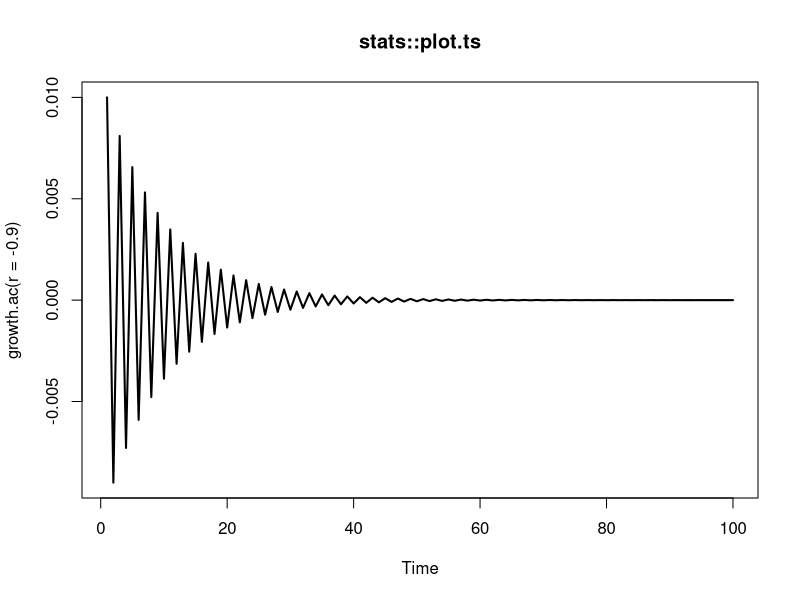
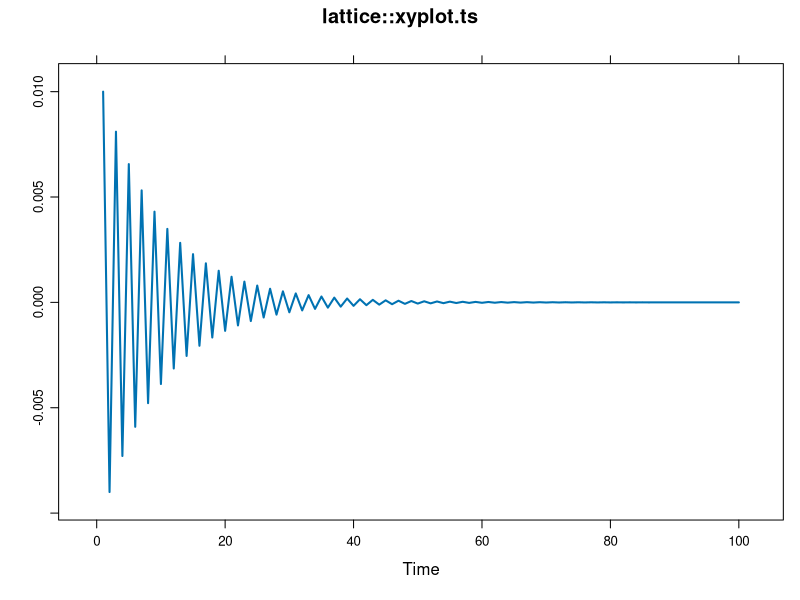
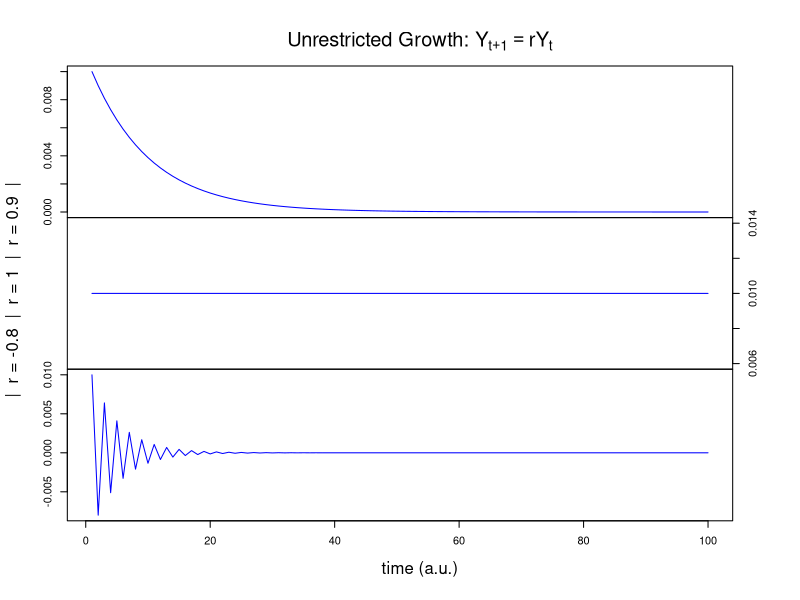
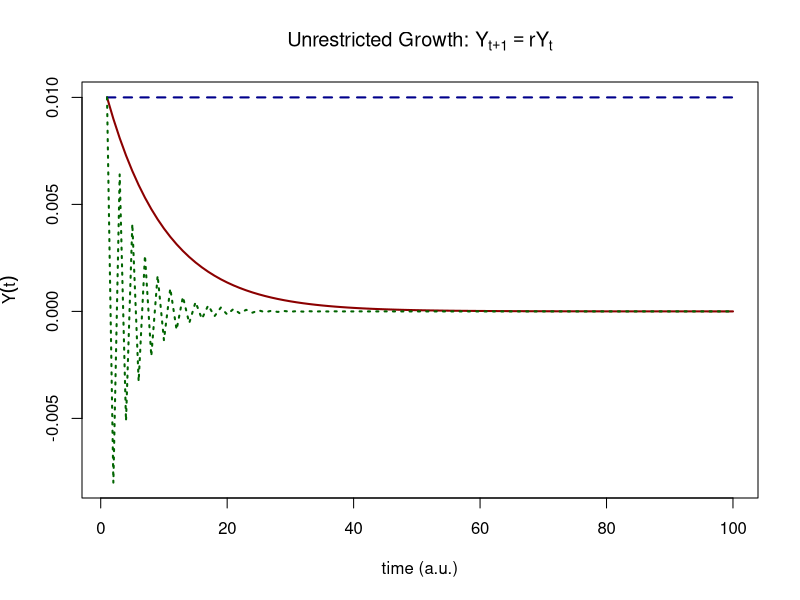
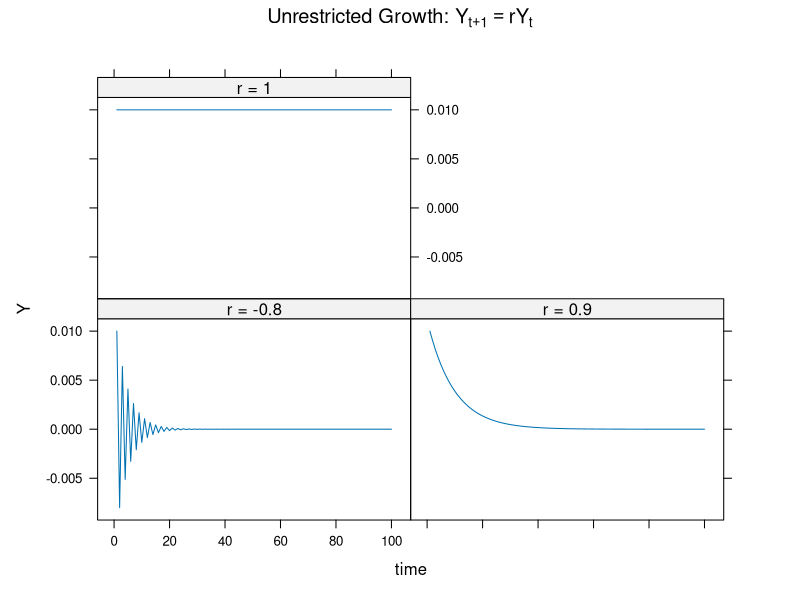
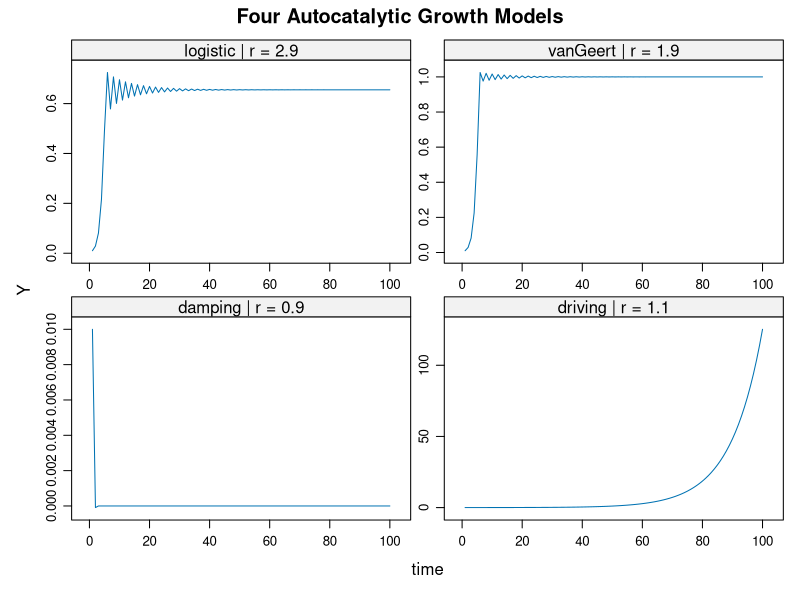

These charts were generated, in order, by the following R code: (Note: this script raises an error after producing the figures.)
## ---- chunk 1
require(knitr)
require(formatR)
require(dplyr)
options(width=200)
knitr::opts_chunk$set(cache=FALSE,prompt=FALSE,comment=">",message=FALSE,echo=TRUE,warning=FALSE,tidy=TRUE,strip.white=TRUE,size="small", fig.align = "center",fig.show='hold')

## ---- chunk 2
growth.ac <- function(Y0 = 0.01, r = 1, k = 1, N = 100, type = c("driving", "damping", "logistic", "vanGeert")[1]){
    # Create a vector Y of length N, which has value Y0 at Y[1]
    if(N>1){
    Y <- as.numeric(c(Y0, rep(NA,N-2)))
    # Conditional on the value of type ... 
    switch(type, 
           # Iterate N steps of the difference function with values passed for Y0, k and r.
           driving  = sapply(seq_along(Y), function(t) Y[[t+1]] <<- r * Y[t] ),
           damping  = k + sapply(seq_along(Y), function(t) Y[[t+1]] <<- - r * Y[t]^2 / k),
           logistic = sapply(seq_along(Y), function(t) Y[[t+1]] <<- r * Y[t] * ((k - Y[t]) / k)),
           vanGeert = sapply(seq_along(Y), function(t) Y[[t+1]] <<- Y[t] * (1 + r - r * Y[t] / k)) 
    )}
    return(ts(Y))
}

# Call the function with default settings and r = 1.1
Y <- growth.ac(r = 1.1)
## ---- chunk 3
# Get sample rate info
tsp(Y)
# Extract the time vector
time(Y)
## ---- chunk 4
# Assign new values
tsp(Y) <- c(10, 1000, .1)
# Time axis is automatically adjusted 
time(Y)
## ---- chunk 5
require(lattice)       # Needed for plotting
require(latticeExtra)  # Needed for plotting

# stats::plot.ts
plot(growth.ac(r = -.9), lwd = 2, main = "stats::plot.ts")
# lattice::xyplot.ts
xyplot(growth.ac(r = -.9), lwd = 2, main = "lattice::xyplot.ts")
## ---- chunk 6
# stats::plot.ts  
plot(cbind(growth.ac(r =  0.9),
           growth.ac(r =  1.0), 
           growth.ac(r = -0.8)
           ), 
     yax.flip = TRUE, ann = FALSE, col = "blue", frame.plot = TRUE) 
title(main = expression(paste("Unrestricted Growth: ",Y[t+1]==r*Y[t])), 
      ylab = "|  r = -0.8  |  r = 1  |  r = 0.9  |", 
      xlab = "time (a.u.)")
## ---- chunk 7
# graphics::ts.plot
ts.plot(growth.ac(r = 0.9), 
        growth.ac(r = 1), 
        growth.ac(r = -.8), 
        gpars = list(xlab = "time (a.u.)",
                     ylab = expression(Y(t)),
                     main = expression(paste("Unrestricted Growth: ",Y[t+1]==r*Y[t])),
                     lwd = rep(2,3),
                     lty = c(1:3),
                     col = c("darkred","darkblue","darkgreen")
                     )
        )
legend(70, -0.015, c("r = 0.9","r = 1.0", "r = -0.8"), lwd = rep(2,3), lty = c(1:3), col = c("darkred","darkblue","darkgreen"), merge = TRUE)
## ---- chunk 8
require(plyr)          # Needed for function ldply()

# Create a long format dataframe for various values for `r`
data <- ldply(c(0.9,1,-0.8), function(r) cbind.data.frame(Y    = as.numeric(growth.ac(r = r)),
                                                          time = as.numeric(time(growth.ac(r = r))),
                                                          r    = paste0("r = ", r)))
# Plot using the formula interface
xyplot(Y ~ time | r, data = data, type = "l", main = expression(paste("Unrestricted Growth: ",Y[t+1]==r*Y[t])))
## ---- chunk 9
# Create a long format dataframe for combinations of `type` and `r`
param <- list(driving  = 1.1,
              damping  = 0.9,
              logistic = 2.9,
              vanGeert = 1.9)
# Use the `names()` function to pass the `type` string as an argument.
data <- ldply(seq_along(param), function(p){
    cbind.data.frame(Y    = as.numeric(growth.ac(r = param[[p]], type = names(param[p]))),
                     time = as.numeric(time(growth.ac(r = param[[p]], type = names(param[p])))),
                     type = paste0(names(param[p]), " | r = ", param[p]))
    })
# Plot using the formula interface
xyplot(Y ~ time | factor(type), data = data, type = "l", scales = c(relation = "free"),
       main = "Four Autocatalytic Growth Models")
## ---- chunk 10
# Function lag() and lead()
require(dplyr)

# Get exponential growth
Y1 <- growth.ac(Y0 = .9, r = .9, N = 1000, type = "driving")
# Get logistic growth in the chaotic regime
Y2 <- growth.ac(r = 4, N = 1000, type = "logistic")
# Use the `lag` function from package `dplyr`
op <- par(mfrow = c(1,2), pty = "s")
plot(lag(Y1), Y1, xy.labels = FALSE, pch = ".", xlim = c(0,1), ylim = c(0,1), xlab = "Y(t)", ylab = "Y(t+1)",
     main = expression(paste(Y[t+1]==r*Y[t])))
plot(lag(Y2), Y2, xy.labels = FALSE, pch = ".", xlim = c(0,1), ylim = c(0,1), xlab = "Y(t)", ylab = "Y(t+1)",
     main = expression(paste(Y[t+1]==r*Y[t]*(1-Y[t]))))
par(op)
## ---- chunk 11
# Explore different lags
op <- par(mfrow = c(1,2), pty = "s")
l_ply(1:4, function(l) plot(lag(Y2, n = l), Y2, xy.labels = FALSE, pch = ".", xlim = c(0,1), ylim = c(0,1), xlab = "Y(t)", ylab = paste0("Y(t+",l,")"), cex = .8))
par(op)
## ---- chunk 12
# Parameters
rs <- c(1.2, 2.2, 2.5, 2.7, 2.9, 3)
# Plot 
op <- par(mfrow=c(1,2))
l_ply(rs,function(r){plot(growth.ac(r = r,  Y0 = 0.01, type = "vanGeert"),
                          ylim = c(0,1.4), ylab = "L(t)", main = paste("r =",r))})
par(op)
## ---- chunk 13
# Parameters
ks <- c(0.5, 0.75, 1, 1.5)
# Plot 
op <- par(mfrow=c(1,2))
l_ply(ks,function(k){plot(growth.ac(r = 2.9, k = k, Y0 = 0.01, type = "vanGeert"),
                          ylim = c(0, 2), ylab = "L(t)", main = paste("k =",k))})
par(op)
## ---- chunk 14
growth.ac.cond <- function(Y0 = 0.01, r = 0.1, k = 2, cond = cbind.data.frame(Y = 0.2, par = "r", val = 2), N = 100){
    # Create a vector Y of length N, which has value Y0 at Y[1]
    Y <- c(Y0, rep(NA, N-1))
    # Iterate N steps of the difference equation with values passed for Y0, k and r.
    cnt <- 1
    for(t in seq_along(Y)){
        # Check if the current value of Y is greater than the threshold for the current conditional rule in cond
        if(Y[t] > cond$Y[cnt]){
            # If the threshold is surpassed, change the parameter settings by evaluating: cond$par = cond$val 
            eval(parse(text = paste(cond$par[cnt], "=", cond$val[cnt])))
            # Update the counter if there is another conditional rule in cond
            if(cnt < nrow(cond)){cnt <- cnt + 1}
        }
        # Van Geert growth model
        Y[[t+1]] <- Y[t] * (1 + r - r * Y[t] / k)
    }
    return(ts(Y))
}

# Plot with the default settings (same as first step in the assignment) 
xyplot(growth.ac.cond())
## ---- chunk 15
(cond <- cbind.data.frame(Y = c(0.2, 0.6), par = c("r", "r"), val = c(0.5, 0.1)))
xyplot(growth.ac.cond(cond=cond))
## ---- chunk 16
(cond <- cbind.data.frame(Y = c(0.2, 1.99), par = c("r", "k"), val = c(0.5, 3)))
xyplot(growth.ac.cond(cond=cond))

# A fantasy growth process
(cond <- cbind.data.frame(Y = c(0.1, 1.99, 1.999, 2.5, 2.9), par = c("r", "k", "r", "r","k"), val = c(0.3, 3, 0.9, 0.1, 1.3)))
xyplot(growth.ac.cond(cond=cond))
## ---- chunk 17
# Generate 3 timeseries
Y1 <- growth.ac(k = 2, r =.2, type = "vanGeert")
# Y2 and Y3 start at r = 0.001
Y3 <- Y2 <- growth.ac(k = 2, r = 0.001, type = "vanGeert")

# Y2 and Y3 start when k is approached
c1 <- 1.6
c2 <- 2.2
Y2[Y1 > c1] <- growth.ac(r = .3, k = 3, type = "vanGeert", N = sum(Y1 > c1))
Y3[Y2 > c2] <- growth.ac(r = .5, k = 4, type = "vanGeert", N = sum(Y2 > c2))

# Make a nice plot
ts.plot(Y1, Y2, Y3,
        gpars = list(xlab = "time (a.u.)",
                     ylab = expression(Y(t)),
                     main = expression(paste("'Connected' Growers ",Y[t+1]==Y[t]*(1 + r - r*Y[t]))),
                     lwd = rep(2,3),
                     lty = c(1:3),
                     col = c("darkred","darkblue","darkgreen")
                     )
        )
legend(1, 3.8, c("Y1(0):  r = .2",
                 paste0("Y2(",which(Y1 > c1)[1],"): r = .3"), 
                 paste0("Y3(",which(Y2 > c2)[1],"): r = .5")),
       lwd = rep(2,3), lty = c(1:3), col = c("darkred","darkblue","darkgreen"), merge = TRUE)
## ---- chunk 18
# Parameter settings
d <- 1
N <- 100
r <- .1
k <- 1
Y0 <- 0.01

Y <- as.numeric(c(Y0, rep(NA,N-1)))

# Numerical integration of the logistic differential equation
Y.euler1 <- ts( sapply(seq_along(Y), function(t) Y[[t+1]] <<- (r * Y[t] * (k - Y[t])) * d + Y[t] )) 
Y.euler2 <- ts( sapply(seq_along(Y), function(t) Y[[t+1]] <<- (r * Y[t] * (k - Y[t])) * (d+.1) + Y[t] )) 

## analytical solution
Y.analytic <- ts( k / (1 + (k / Y0 - 1) * exp(-r*(time(Y.euler1)))) )

ts.plot(Y.analytic, Y.euler1, Y.euler2,
        gpars = list(xlab = "time (a.u.)",
                     ylab = expression(Y(t)),
                     main = expression(paste("Analytic vs. Numerical:",Y[t+1]==Y[t]*(1 + r - r*Y[t]))),
                     lwd = rep(2,3),
                     lty = c(1:3),
                     col = c("darkred","darkblue","darkgreen")
                     )
        )
legend(50, 0.4, c("Analytic",
                 "Euler: delta = 1.0", 
                 "Euler: delta = 1.1"),
       lwd = rep(2,3), lty = c(1:3), col = c("darkred","darkblue","darkgreen"), merge = TRUE)
## ---- chunk 19
# Parameters
N  <- 1000
a  <- d <- 1
b  <- c <- 2 
R0 <- F0 <- 0.1
R  <- as.numeric(c(R0, rep(NA,N-1)))
F  <- as.numeric(c(F0, rep(NA,N-1)))

# Time constant
delta <- 0.01

# Numerical integration of the logistic differential equation
l_ply(seq_along(R), function(t){
    R[[t+1]] <<- (a - b * F[t]) * R[t] * delta + R[t] 
    F[[t+1]] <<- (c * R[t] - d) * F[t] * delta + F[t] 
    })

# Note different behaviour when ts() is applied
xyplot(cbind(ts(R),ts(F)))
xyplot(R ~ F, pch = 16)
